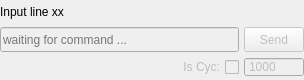
<?xml version="1.0" encoding="UTF-8"?>
<ui version="4.0">
 <class>SuperSenderui</class>
 <widget class="QFrame" name="SuperSenderui">
  <property name="geometry">
   <rect>
    <x>0</x>
    <y>0</y>
    <width>304</width>
    <height>80</height>
   </rect>
  </property>
  <property name="minimumSize">
   <size>
    <width>0</width>
    <height>80</height>
   </size>
  </property>
  <property name="maximumSize">
   <size>
    <width>16777215</width>
    <height>16777215</height>
   </size>
  </property>
  <property name="windowTitle">
   <string>Frame</string>
  </property>
  <layout class="QVBoxLayout" name="verticalLayout">
   <property name="spacing">
    <number>5</number>
   </property>
   <property name="leftMargin">
    <number>0</number>
   </property>
   <property name="topMargin">
    <number>0</number>
   </property>
   <property name="rightMargin">
    <number>0</number>
   </property>
   <property name="bottomMargin">
    <number>0</number>
   </property>
   <item>
    <layout class="QGridLayout" name="gridLayout" rowstretch="1,1,1" columnstretch="99,1">
     <property name="spacing">
      <number>5</number>
     </property>
     <item row="1" column="1">
      <widget class="QPushButton" name="pushButton">
       <property name="enabled">
        <bool>false</bool>
       </property>
       <property name="sizePolicy">
        <sizepolicy hsizetype="Minimum" vsizetype="Minimum">
         <horstretch>0</horstretch>
         <verstretch>0</verstretch>
        </sizepolicy>
       </property>
       <property name="minimumSize">
        <size>
         <width>60</width>
         <height>25</height>
        </size>
       </property>
       <property name="maximumSize">
        <size>
         <width>100</width>
         <height>25</height>
        </size>
       </property>
       <property name="focusPolicy">
        <enum>Qt::StrongFocus</enum>
       </property>
       <property name="text">
        <string>Send</string>
       </property>
       <property name="checkable">
        <bool>false</bool>
       </property>
      </widget>
     </item>
     <item row="1" column="0">
      <widget class="QLineEdit" name="lineEdit">
       <property name="enabled">
        <bool>false</bool>
       </property>
       <property name="sizePolicy">
        <sizepolicy hsizetype="Minimum" vsizetype="Minimum">
         <horstretch>0</horstretch>
         <verstretch>0</verstretch>
        </sizepolicy>
       </property>
       <property name="minimumSize">
        <size>
         <width>150</width>
         <height>25</height>
        </size>
       </property>
       <property name="maximumSize">
        <size>
         <width>800</width>
         <height>25</height>
        </size>
       </property>
       <property name="focusPolicy">
        <enum>Qt::StrongFocus</enum>
       </property>
       <property name="placeholderText">
        <string>waiting for command ...</string>
       </property>
      </widget>
     </item>
     <item row="0" column="0">
      <widget class="QLabel" name="label">
       <property name="sizePolicy">
        <sizepolicy hsizetype="Minimum" vsizetype="Minimum">
         <horstretch>0</horstretch>
         <verstretch>0</verstretch>
        </sizepolicy>
       </property>
       <property name="minimumSize">
        <size>
         <width>0</width>
         <height>20</height>
        </size>
       </property>
       <property name="maximumSize">
        <size>
         <width>16777215</width>
         <height>20</height>
        </size>
       </property>
       <property name="text">
        <string>Input line xx</string>
       </property>
      </widget>
     </item>
     <item row="2" column="0">
      <widget class="QCheckBox" name="checkBox">
       <property name="enabled">
        <bool>false</bool>
       </property>
       <property name="sizePolicy">
        <sizepolicy hsizetype="Minimum" vsizetype="Minimum">
         <horstretch>0</horstretch>
         <verstretch>0</verstretch>
        </sizepolicy>
       </property>
       <property name="minimumSize">
        <size>
         <width>20</width>
         <height>20</height>
        </size>
       </property>
       <property name="maximumSize">
        <size>
         <width>16777215</width>
         <height>20</height>
        </size>
       </property>
       <property name="focusPolicy">
        <enum>Qt::StrongFocus</enum>
       </property>
       <property name="layoutDirection">
        <enum>Qt::RightToLeft</enum>
       </property>
       <property name="autoFillBackground">
        <bool>false</bool>
       </property>
       <property name="text">
        <string notr="true">Is Cyc:</string>
       </property>
      </widget>
     </item>
     <item row="2" column="1">
      <widget class="QSpinBox" name="spinBox">
       <property name="enabled">
        <bool>false</bool>
       </property>
       <property name="minimumSize">
        <size>
         <width>0</width>
         <height>20</height>
        </size>
       </property>
       <property name="maximumSize">
        <size>
         <width>16777215</width>
         <height>20</height>
        </size>
       </property>
       <property name="focusPolicy">
        <enum>Qt::StrongFocus</enum>
       </property>
       <property name="buttonSymbols">
        <enum>QAbstractSpinBox::NoButtons</enum>
       </property>
       <property name="minimum">
        <number>100</number>
       </property>
       <property name="maximum">
        <number>5000</number>
       </property>
       <property name="singleStep">
        <number>100</number>
       </property>
       <property name="value">
        <number>1000</number>
       </property>
       <property name="displayIntegerBase">
        <number>10</number>
       </property>
      </widget>
     </item>
    </layout>
   </item>
  </layout>
 </widget>
 <resources/>
 <connections/>
</ui>
